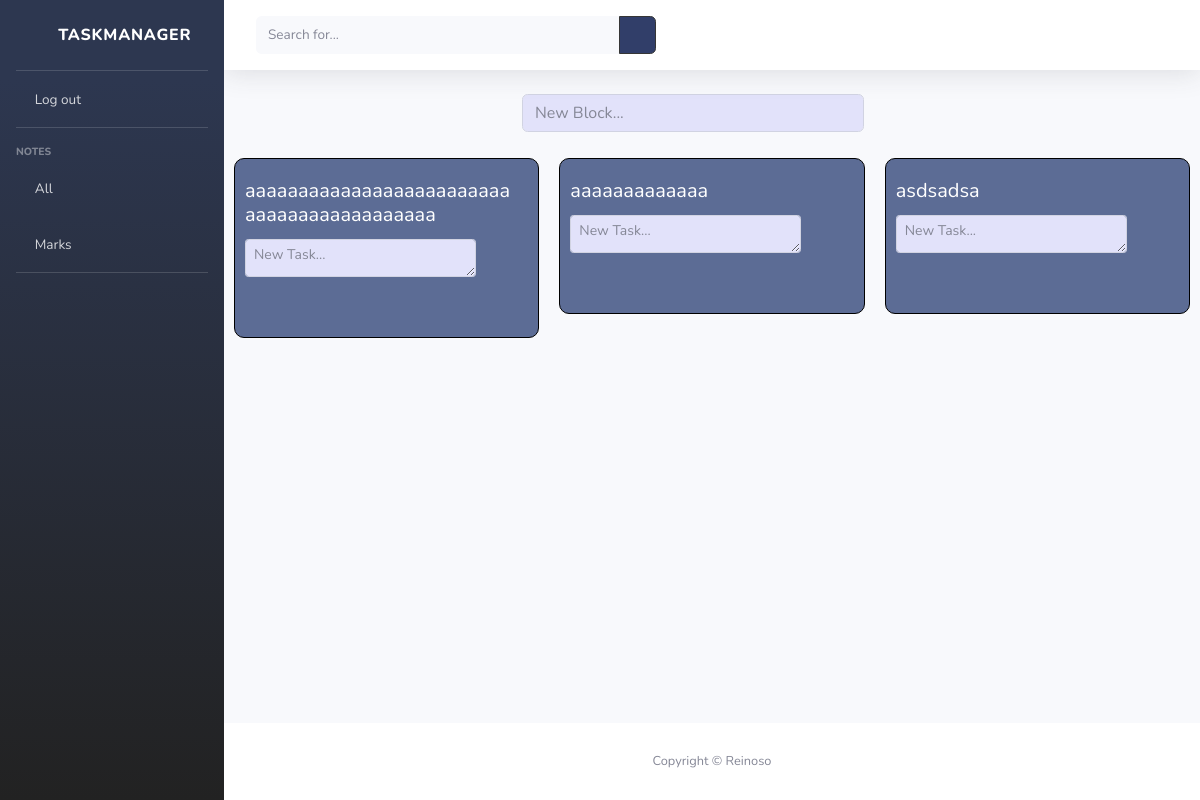
Before: / (signed in) with the older database file.
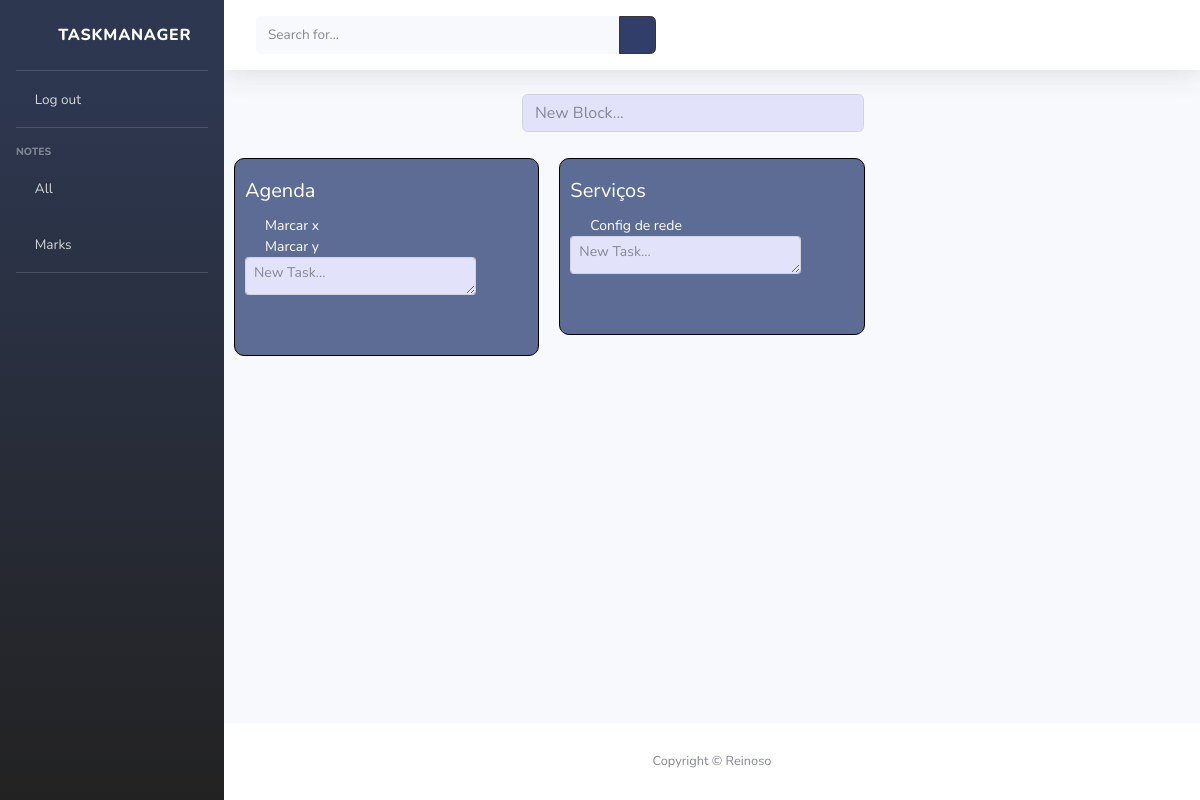
After: the same page with the newer database file.
### tasks/models.py (models this page shows, shortened)
class Block(models.Model):
    title = models.CharField(max_length=255, default='')
    user = models.ForeignKey(get_user_model(), on_delete=models.CASCADE)
    created_at = models.DateTimeField(auto_now_add=True)
    updated_at = models.DateTimeField(auto_now=True)

class Task(models.Model):
    STATUS = (
        ('doing', 'Doing'),
        ('done', 'Done'),
    )
    description = models.TextField(default='')
    done = models.CharField(
        max_length=5,
        choices = STATUS
    )
    block = models.ForeignKey(Block, on_delete= models.CASCADE)
    created_at = models.DateTimeField(auto_now_add=True)
    updated_at = models.DateTimeField(auto_now=True)

### tasks/views.py (the view)
# urls.py: path('', include('tasks.urls')),
@login_required
def tasks(request):
    blocks = Block.objects.all().order_by('-created_at').filter(user=request.user)
    doingtasks = Task.objects.filter(done= 'doing')
    donetasks = Task.objects.filter(done= 'done')
    task_form = TaskForm()
    block_form = BlockForm()
    if request.method == 'POST':
            if 'add-block-button' in request.POST:
                add_block(request)
            else:
                add_task(request, blocks)
    args = {'blocks' : blocks, 'doingtasks' : doingtasks, 'donetasks' : donetasks, 'task_form' : task_form, 'block_form' : block_form}
    return render(request, 'tasks/index.html', args)

### tasks/forms.py
class TaskForm(forms.ModelForm):
    class Meta:
        model = Task
        fields = ('description',)

class BlockForm(forms.ModelForm):
    class Meta:
        model = Block
        fields = ('title',)

### templates/tasks/index.html (shortened to what this page needs)
{% extends 'base.html' %}
{% load static %}
{% load widget_tweaks %}
{% block content %}
<link rel="stylesheet" href="{% static 'css/tasks.css' %}">
<nav class="navbar navbar-expand navbar-light bg-white topbar mb-4 static-top shadow">
    <form
        class="d-none d-sm-inline-block form-inline mr-auto ml-md-3 my-2 my-md-0 mw-100 navbar-search">
        <div class="input-group">
            <input type="text" class="form-control bg-light border-0 small" placeholder="Search for..."
                aria-label="Search" aria-describedby="basic-addon2">
            <div class="input-group-append">
                <button class="btn btn-primary" type="button">
                    <i class="fas fa-search fa-sm"></i>
                </button>
            </div>
        </div>
    </form>
</nav>
<div class="container add-block-container">
    <form method="POST">
        <div class="form-group add-block-div">
            {% render_field block_form.title rows="1" cols="1" placeholder="New Block..." class="form-control add-block-form"  %}
            <button class="btn" type="submit" name="add-block-button"><i class="far fa-plus-square add-block-icon"></i></button>
        </div>
    </form>
</div>
<div class="card-columns blocks-list">
        {% if blocks %}
        {% for block in blocks %}
        <div class="card block-div container">
            <div class="card-body task-list">
                <h5 class="card-title task-title">{{block.title}}</h5>
                <ul class="task-list">
                    {% for task in doingtasks %}
                    {% if task.block == block %}
                    <li class="form-check task-item">
                        <a href="change-task-status-{{task.id}}"><i class="far fa-square task-checkbox"></i></a>
                        <p class="task-description">{{task.description}}</p>
                        <a href="del-task-{{task.id}}"><i class="fas fa-times del-task-icon"></i></a>
                    </li>
                    {% endif %}
                    {% endfor %}
                    <form method="POST" id="test-form" >
                        <div class="form-group add-task-div">
                            {% render_field task_form.description type="input" rows="1" cols="1" placeholder="New Task..." class="form-control-sm form-control add-task-form"  %}
                            <button class="btn" type="submit" name="add-task-button-{{block.id}}"><i class="far fa-plus-square add-task-form-icon"></i></button>
                        </div>
                    </form>
                </ul>
                <a href="#done-tasks-{{block.id}}" data-toggle="collapse"><i class="fas fa-list done"></i></a>
            </div>
            <a href="del-block-{{block.id}}"><i class="fas fa-times del-block-icon"></i></a>
        </div>
        {% endfor %}
        {% endif %}
</div>
{% endblock %}

### templates/base.html (shortened to what this page needs)
{% load static %}
<!DOCTYPE html>
<html lang="en">
<head>
    <link href= "{% static 'fontawesome-free/css/all.min.css' %}" rel="stylesheet" type="text/css">
    <link href= "{% static 'css/sb-admin-2.css' %}" rel="stylesheet">
</head>
<body id="page-top">
    <div id="wrapper">
        <ul class="navbar-nav bg-gradient-primary sidebar sidebar-dark accordion" id="accordionSidebar">
            <a class="sidebar-brand d-flex align-items-center justify-content-center" href="/">
                <div class="sidebar-brand-icon">
                    <i class="fas fa-tasks"></i>
                </div>
                <div class="sidebar-brand-text mx-3">TaskManager</div>
            </a>
            <hr class="sidebar-divider my-0">
            {% if request.user.is_authenticated %}
                <li class="nav-item">
                    <a class="nav-link" href="/accounts/logout">
                        <i class="fas fa-user"></i>
                        <span>Log out</span></a>
                </li>
            {% endif %}
            <hr class="sidebar-divider">
            <div class="sidebar-heading">
                Notes
            </div>
            <li class="nav-item">
                <a class="nav-link" href= "{% url 'tasks' %}">
                    <i class="fas fa-sticky-note"></i>
                    <span>All</span></a>
            </li>
            <li class="nav-item">
                <a class="nav-link collapsed" href="#" data-toggle="collapse" data-target="#collapseTwo"
                    aria-expanded="true" aria-controls="collapseTwo">
                    <i class="fas fa-bookmark"></i>
                    <span>Marks</span>
                </a>
            </li>
            <hr class="sidebar-divider">
        </ul>
        <div id="content-wrapper" class="d-flex flex-column">
            <div id="content">
                {% block content %}
                {% endblock %}
            </div>
            <footer class="sticky-footer bg-white">
                <div class="container my-auto">
                    <div class="copyright text-center my-auto">
                        <span>Copyright &copy; Reinoso</span>
                    </div>
                </div>
            </footer>
        </div>
    </div>
</body>
</html>

### static/css/tasks.css (style rules this page uses)
.add-block-container { display: flex; justify-content: center; }
.add-block-div { padding: 0px; max-width: 450px; min-width: 380px; display: flex; }
.blocks-list { padding: 10px 10px 10px 10px; flex-wrap: wrap; flex-direction: row; justify-content: flex-start; }
.block-div { background-color: #021b5aa1; border-radius: 10px; border: 1px solid; border-color: rgb(0, 0, 0); padding-left: 10px; max-width: 350px; }
.task-title { font-size: 20px; color: rgb(255, 255, 255); }
.task-checkbox { position: absolute; left: 1px; bottom: 2px; color: white; margin-top: 5px; }
.task-list { padding-left: 0px; padding-right: 0px; margin: 0; }
.task-item { list-style: none; font-size: 14px; width: 100%; color: #ffffff; display: flex; overflow-wrap: break-word; }
.task-description { margin: 0; word-break: break-all; }
.del-task-icon, .del-block-icon { color: #ffffff; position: relative; right: 1px; bottom: 1px; }
.del-block-icon { position: absolute; right: 8px; bottom: 8px; }
.del-task-icon { position: absolute; right: 0px; padding-top: 3px; }
.done { color: #c0c0c0; }
.add-task-div { display: flex; max-width: 300px; }
.add-task-form,.add-block-form { background-color: rgb(226, 226, 250); color: black; }
.add-task-form { height: 5px; }
.add-task-form-icon, .add-block-icon { color: rgb(0, 0, 0); }
div { display: block; }

Changed rows visible on the page:
removed Block: title "aaaaaaaaaaaaaaaaaaaaaaaaaaaaaaaaaaaaaaaaaaa"
removed Block: title "aaaaaaaaaaaaa"
removed Block: title "asdsadsa"
added Block: title "Agenda"
added Task: description "Marcar x", shown under "Agenda"
added Task: description "Marcar y", shown under "Agenda"
added Block: title "Serviços"
added Task: description "Config de rede", shown under "Serviços"
